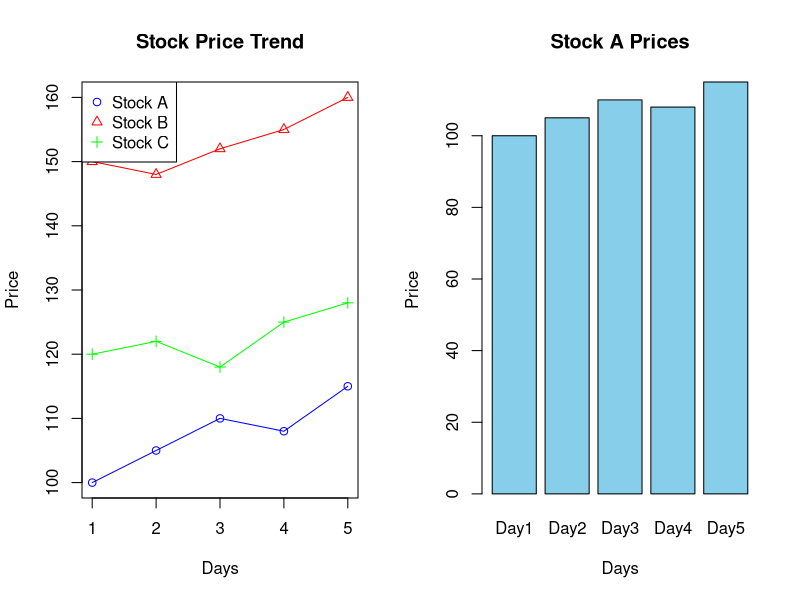

Recreate this plot in R.
# Stock Price Dataset

date <- c("Day1","Day2","Day3","Day4","Day5")

stockA <- c(100,105,110,108,115)
stockB <- c(150,148,152,155,160)
stockC <- c(120,122,118,125,128)

par(mfrow=c(1,2))

# Line Chart
matplot(cbind(stockA,stockB,stockC),
        type="o",
        pch=1:3,
        lty=1,
        col=c("blue","red","green"),
        main="Stock Price Trend",
        xlab="Days",
        ylab="Price")

legend("topleft",
       legend=c("Stock A","Stock B","Stock C"),
       col=c("blue","red","green"),
       pch=1:3)

# Bar Chart
barplot(stockA,
        names.arg=date,
        col="skyblue",
        main="Stock A Prices",
        xlab="Days",
        ylab="Price")

par(mfrow=c(1,1))

# Table
stock_data <- data.frame(date,stockA,stockB,stockC)
print(stock_data)
